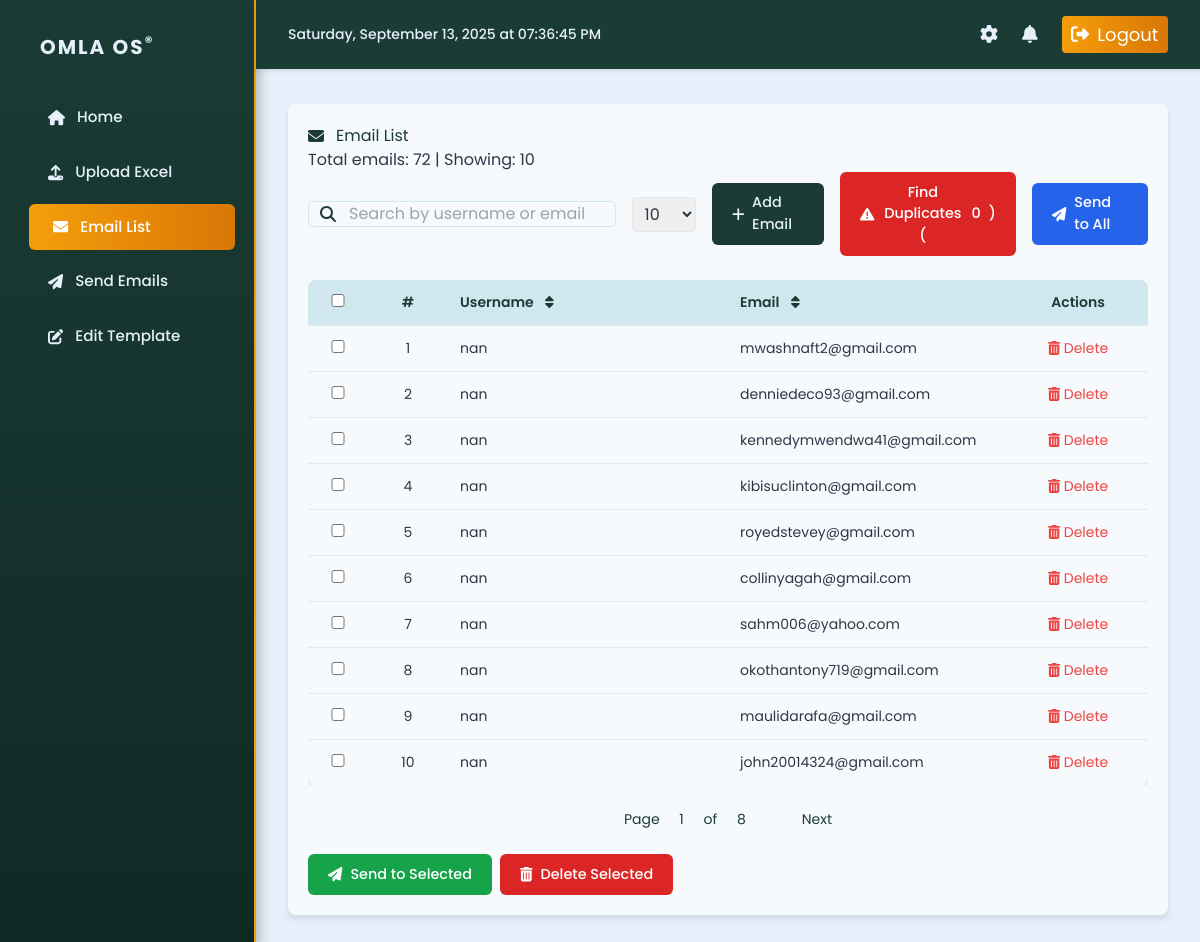
Page /emails/ on the earlier database version.
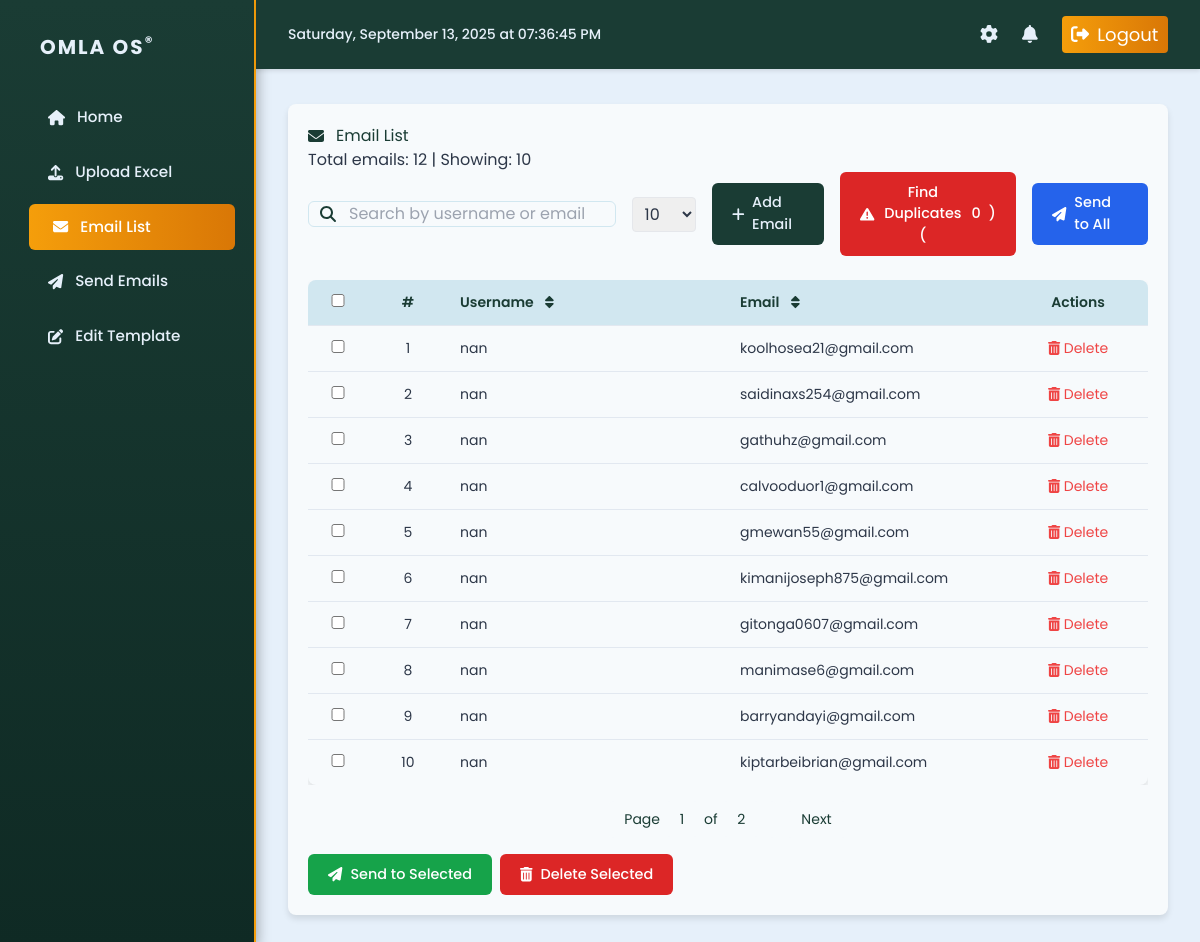
Same page on the later database version.
### sender/models.py (models this page shows, shortened)
class UserEmail(models.Model):
    username = models.CharField(max_length=255)
    email = models.EmailField(unique=True)

### sender/views.py (the view)
# urls.py: path('emails/', EmailListView.as_view(), name='email_list'),
class EmailListView(ListView):
    model = UserEmail
    template_name = 'sender/email_list.html'
    context_object_name = 'emails'
    paginate_by = 10  # Default pagination
    def get_queryset(self):
        queryset = super().get_queryset()
        query = self.request.GET.get('q')
        sort_by = self.request.GET.get('sort_by', 'id')
        sort_dir = self.request.GET.get('sort_dir', 'asc')
        if query:
            queryset = queryset.filter(
                Q(username__icontains=query) | Q(email__icontains=query)
            )
        return queryset.order_by(f'{"-" if sort_dir == "desc" else ""}{sort_by}')
    def get_paginate_by(self, queryset):
        page_size = self.request.GET.get('page_size', '10')
        if page_size == 'all':
            return None  # No pagination for 'All'
        try:
            return int(page_size)
        except ValueError:
            return 10  # Fallback to default
    def get_context_data(self, **kwargs):
        context = super().get_context_data(**kwargs)
        context['total'] = UserEmail.objects.count()
        context['page_size'] = self.request.GET.get('page_size', '10')
        return context

### sender/templates/sender/email_list.html (shortened to what this page needs)
{% extends 'sender/base.html' %}
{% load static %}
{% block content %}
<div class="card">
    <h2><i class="fas fa-envelope"></i> Email List</h2>
    <p>Total emails: <span id="total">{{ total }}</span> | Showing: <span id="showing">{{ emails.count }}</span></p>
    <div class="flex flex-col md:flex-row md:items-center justify-between mb-6 gap-4">
        <div class="relative flex-grow">
            <i class="fas fa-search absolute left-3 top-1/2 transform -translate-y-1/2 text-[#1A3C34]"></i>
            <input type="text" id="searchInput" placeholder="Search by username or email" class="pl-10 w-full">
        </div>
        <div class="flex items-center gap-4 mt-4 md:mt-0">
            <select id="pageSizeSelect" class="border rounded px-2 py-1">
                <option value="10" {% if page_size == '10' %}selected{% endif %}>10</option>
            </select>
            <a href="{% url 'add_email' %}" class="btn"><i class="fas fa-plus"></i> Add Email</a>
            <button id="showDuplicatesBtn" class="btn bg-red-600 hover:bg-red-700 text-white flex items-center gap-2">
                <i class="fas fa-exclamation-triangle"></i> Find Duplicates (<span id="duplicateCount">0</span>)
            </button>
            <a href="{% url 'send_emails' %}" class="btn bg-blue-600 hover:bg-blue-700 text-white"><i class="fas fa-paper-plane"></i> Send to All</a>
        </div>
    </div>
    <form method="post" id="emailForm">
        <div class="overflow-x-auto">
            <table class="w-full">
                <thead>
                    <tr>
                        <th class="w-12 text-center"><input type="checkbox" id="selectAll"></th>
                        <th class="w-16 text-center">#</th>
                        <th class="w-1/3 cursor-pointer sortable" data-sort="username">Username <i class="fas fa-sort ml-2"></i></th>
                        <th class="w-1/3 cursor-pointer sortable" data-sort="email">Email <i class="fas fa-sort ml-2"></i></th>
                        <th class="w-1/6 text-center">Actions</th>
                    </tr>
                </thead>
                <tbody id="emailTableBody">
                    {% for email in emails %}
                    <tr data-username="{{ email.username }}" data-email="{{ email.email }}">
                        <td class="w-12 text-center"><input type="checkbox" name="email_ids" value="{{ email.id }}"></td>
                        <td class="w-16 text-center">{{ forloop.counter }}</td>
                        <td class="w-1/3">{{ email.username }}</td>
                        <td class="w-1/3">{{ email.email }}</td>
                        <td class="w-1/6 text-center">
                            <a href="{% url 'delete_email' email.pk %}" class="text-red-500 hover:underline"><i class="fas fa-trash-alt"></i> Delete</a>
                        </td>
                    </tr>
                    {% empty %}
                    <tr>
                        <td colspan="5" class="text-center text-gray-500 py-4 text-sm"><i class="fas fa-inbox"></i> No emails found.</td>
                    </tr>
                    {% endfor %}
                </tbody>
            </table>
        </div>
        {% if is_paginated %}
        <div class="pagination mt-4 flex justify-center gap-2">
            <span>Page <span id="currentPage">{{ page_obj.number }}</span> of <span id="totalPages">{{ page_obj.paginator.num_pages }}</span></span>
            {% if page_obj.has_next %}
            <a href="#" class="btn-paginate" data-page="{{ page_obj.next_page_number }}">Next</a>
            {% endif %}
        </div>
        {% endif %}
        <div class="mt-4 flex gap-2">
            <button type="button" id="sendSelectedBtn" class="btn bg-green-600 hover:bg-green-700 text-white"><i class="fas fa-paper-plane"></i> Send to Selected</button>
            <button type="button" id="deleteSelectedBtn" class="btn bg-red-600 hover:bg-red-700 text-white"><i class="fas fa-trash-alt"></i> Delete Selected</button>
        </div>
    </form>
</div>
{% endblock %}

Differences in the rows shown:
removed UserEmail: username "nan", email "mwashnaft2@gmail.com"
removed UserEmail: username "nan", email "denniedeco93@gmail.com"
removed UserEmail: username "nan", email "kennedymwendwa41@gmail.com"
removed UserEmail: username "nan", email "kibisuclinton@gmail.com"
removed UserEmail: username "nan", email "royedstevey@gmail.com"
removed UserEmail: username "nan", email "collinyagah@gmail.com"
removed UserEmail: username "nan", email "sahm006@yahoo.com"
removed UserEmail: username "nan", email "okothantony719@gmail.com"
removed UserEmail: username "nan", email "maulidarafa@gmail.com"
removed UserEmail: username "nan", email "john20014324@gmail.com"
now on this page (row unchanged): UserEmail: username "nan", email "koolhosea21@gmail.com"
now on this page (row unchanged): UserEmail: username "nan", email "saidinaxs254@gmail.com"
now on this page (row unchanged): UserEmail: username "nan", email "gathuhz@gmail.com"
now on this page (row unchanged): UserEmail: username "nan", email "calvooduor1@gmail.com"
now on this page (row unchanged): UserEmail: username "nan", email "gmewan55@gmail.com"
now on this page (row unchanged): UserEmail: username "nan", email "kimanijoseph875@gmail.com"
now on this page (row unchanged): UserEmail: username "nan", email "gitonga0607@gmail.com"
now on this page (row unchanged): UserEmail: username "nan", email "manimase6@gmail.com"
now on this page (row unchanged): UserEmail: username "nan", email "barryandayi@gmail.com"
now on this page (row unchanged): UserEmail: username "nan", email "kiptarbeibrian@gmail.com"
Other differences:
{{ total }}: "72" → "12"
{{ page_obj.paginator.num_pages }}: "8" → "2"
